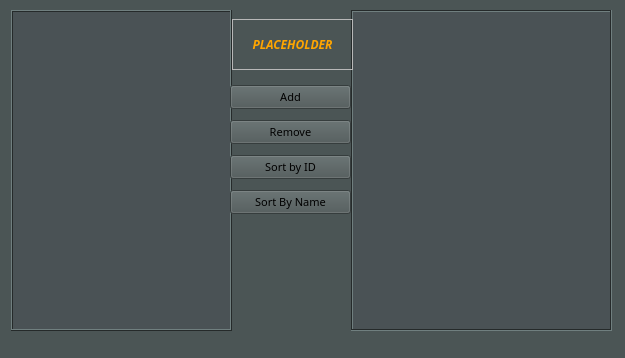
<?xml version="1.0" encoding="UTF-8"?>
<ui version="4.0">
 <class>EntityList</class>
 <widget class="QWidget" name="EntityList">
  <property name="geometry">
   <rect>
    <x>0</x>
    <y>0</y>
    <width>625</width>
    <height>358</height>
   </rect>
  </property>
  <property name="palette">
   <palette>
    <active>
     <colorrole role="WindowText">
      <brush brushstyle="SolidPattern">
       <color alpha="255">
        <red>255</red>
        <green>255</green>
        <blue>255</blue>
       </color>
      </brush>
     </colorrole>
     <colorrole role="Button">
      <brush brushstyle="SolidPattern">
       <color alpha="255">
        <red>75</red>
        <green>85</green>
        <blue>85</blue>
       </color>
      </brush>
     </colorrole>
     <colorrole role="Light">
      <brush brushstyle="SolidPattern">
       <color alpha="255">
        <red>112</red>
        <green>127</green>
        <blue>127</blue>
       </color>
      </brush>
     </colorrole>
     <colorrole role="Midlight">
      <brush brushstyle="SolidPattern">
       <color alpha="255">
        <red>93</red>
        <green>106</green>
        <blue>106</blue>
       </color>
      </brush>
     </colorrole>
     <colorrole role="Dark">
      <brush brushstyle="SolidPattern">
       <color alpha="255">
        <red>37</red>
        <green>42</green>
        <blue>42</blue>
       </color>
      </brush>
     </colorrole>
     <colorrole role="Mid">
      <brush brushstyle="SolidPattern">
       <color alpha="255">
        <red>50</red>
        <green>57</green>
        <blue>57</blue>
       </color>
      </brush>
     </colorrole>
     <colorrole role="Text">
      <brush brushstyle="SolidPattern">
       <color alpha="255">
        <red>255</red>
        <green>255</green>
        <blue>255</blue>
       </color>
      </brush>
     </colorrole>
     <colorrole role="BrightText">
      <brush brushstyle="SolidPattern">
       <color alpha="255">
        <red>255</red>
        <green>255</green>
        <blue>255</blue>
       </color>
      </brush>
     </colorrole>
     <colorrole role="ButtonText">
      <brush brushstyle="SolidPattern">
       <color alpha="255">
        <red>0</red>
        <green>0</green>
        <blue>0</blue>
       </color>
      </brush>
     </colorrole>
     <colorrole role="Base">
      <brush brushstyle="SolidPattern">
       <color alpha="255">
        <red>74</red>
        <green>82</green>
        <blue>85</blue>
       </color>
      </brush>
     </colorrole>
     <colorrole role="Window">
      <brush brushstyle="SolidPattern">
       <color alpha="255">
        <red>75</red>
        <green>85</green>
        <blue>85</blue>
       </color>
      </brush>
     </colorrole>
     <colorrole role="Shadow">
      <brush brushstyle="SolidPattern">
       <color alpha="255">
        <red>113</red>
        <green>126</green>
        <blue>130</blue>
       </color>
      </brush>
     </colorrole>
     <colorrole role="Highlight">
      <brush brushstyle="SolidPattern">
       <color alpha="255">
        <red>76</red>
        <green>85</green>
        <blue>78</blue>
       </color>
      </brush>
     </colorrole>
     <colorrole role="AlternateBase">
      <brush brushstyle="SolidPattern">
       <color alpha="255">
        <red>37</red>
        <green>42</green>
        <blue>42</blue>
       </color>
      </brush>
     </colorrole>
     <colorrole role="ToolTipBase">
      <brush brushstyle="SolidPattern">
       <color alpha="255">
        <red>255</red>
        <green>255</green>
        <blue>220</blue>
       </color>
      </brush>
     </colorrole>
     <colorrole role="ToolTipText">
      <brush brushstyle="SolidPattern">
       <color alpha="255">
        <red>0</red>
        <green>0</green>
        <blue>0</blue>
       </color>
      </brush>
     </colorrole>
     <colorrole role="PlaceholderText">
      <brush brushstyle="SolidPattern">
       <color alpha="127">
        <red>255</red>
        <green>255</green>
        <blue>255</blue>
       </color>
      </brush>
     </colorrole>
     <colorrole role="Accent">
      <brush brushstyle="SolidPattern">
       <color alpha="255">
        <red>0</red>
        <green>255</green>
        <blue>255</blue>
       </color>
      </brush>
     </colorrole>
    </active>
    <inactive>
     <colorrole role="WindowText">
      <brush brushstyle="SolidPattern">
       <color alpha="255">
        <red>255</red>
        <green>255</green>
        <blue>255</blue>
       </color>
      </brush>
     </colorrole>
     <colorrole role="Button">
      <brush brushstyle="SolidPattern">
       <color alpha="255">
        <red>75</red>
        <green>85</green>
        <blue>85</blue>
       </color>
      </brush>
     </colorrole>
     <colorrole role="Light">
      <brush brushstyle="SolidPattern">
       <color alpha="255">
        <red>112</red>
        <green>127</green>
        <blue>127</blue>
       </color>
      </brush>
     </colorrole>
     <colorrole role="Midlight">
      <brush brushstyle="SolidPattern">
       <color alpha="255">
        <red>93</red>
        <green>106</green>
        <blue>106</blue>
       </color>
      </brush>
     </colorrole>
     <colorrole role="Dark">
      <brush brushstyle="SolidPattern">
       <color alpha="255">
        <red>37</red>
        <green>42</green>
        <blue>42</blue>
       </color>
      </brush>
     </colorrole>
     <colorrole role="Mid">
      <brush brushstyle="SolidPattern">
       <color alpha="255">
        <red>50</red>
        <green>57</green>
        <blue>57</blue>
       </color>
      </brush>
     </colorrole>
     <colorrole role="Text">
      <brush brushstyle="SolidPattern">
       <color alpha="255">
        <red>255</red>
        <green>255</green>
        <blue>255</blue>
       </color>
      </brush>
     </colorrole>
     <colorrole role="BrightText">
      <brush brushstyle="SolidPattern">
       <color alpha="255">
        <red>255</red>
        <green>255</green>
        <blue>255</blue>
       </color>
      </brush>
     </colorrole>
     <colorrole role="ButtonText">
      <brush brushstyle="SolidPattern">
       <color alpha="255">
        <red>0</red>
        <green>0</green>
        <blue>0</blue>
       </color>
      </brush>
     </colorrole>
     <colorrole role="Base">
      <brush brushstyle="SolidPattern">
       <color alpha="255">
        <red>74</red>
        <green>82</green>
        <blue>85</blue>
       </color>
      </brush>
     </colorrole>
     <colorrole role="Window">
      <brush brushstyle="SolidPattern">
       <color alpha="255">
        <red>75</red>
        <green>85</green>
        <blue>85</blue>
       </color>
      </brush>
     </colorrole>
     <colorrole role="Shadow">
      <brush brushstyle="SolidPattern">
       <color alpha="255">
        <red>113</red>
        <green>126</green>
        <blue>130</blue>
       </color>
      </brush>
     </colorrole>
     <colorrole role="Highlight">
      <brush brushstyle="SolidPattern">
       <color alpha="255">
        <red>76</red>
        <green>85</green>
        <blue>78</blue>
       </color>
      </brush>
     </colorrole>
     <colorrole role="AlternateBase">
      <brush brushstyle="SolidPattern">
       <color alpha="255">
        <red>37</red>
        <green>42</green>
        <blue>42</blue>
       </color>
      </brush>
     </colorrole>
     <colorrole role="ToolTipBase">
      <brush brushstyle="SolidPattern">
       <color alpha="255">
        <red>255</red>
        <green>255</green>
        <blue>220</blue>
       </color>
      </brush>
     </colorrole>
     <colorrole role="ToolTipText">
      <brush brushstyle="SolidPattern">
       <color alpha="255">
        <red>0</red>
        <green>0</green>
        <blue>0</blue>
       </color>
      </brush>
     </colorrole>
     <colorrole role="PlaceholderText">
      <brush brushstyle="SolidPattern">
       <color alpha="127">
        <red>255</red>
        <green>255</green>
        <blue>255</blue>
       </color>
      </brush>
     </colorrole>
     <colorrole role="Accent">
      <brush brushstyle="SolidPattern">
       <color alpha="255">
        <red>0</red>
        <green>255</green>
        <blue>255</blue>
       </color>
      </brush>
     </colorrole>
    </inactive>
    <disabled>
     <colorrole role="WindowText">
      <brush brushstyle="SolidPattern">
       <color alpha="255">
        <red>37</red>
        <green>42</green>
        <blue>42</blue>
       </color>
      </brush>
     </colorrole>
     <colorrole role="Button">
      <brush brushstyle="SolidPattern">
       <color alpha="255">
        <red>75</red>
        <green>85</green>
        <blue>85</blue>
       </color>
      </brush>
     </colorrole>
     <colorrole role="Light">
      <brush brushstyle="SolidPattern">
       <color alpha="255">
        <red>112</red>
        <green>127</green>
        <blue>127</blue>
       </color>
      </brush>
     </colorrole>
     <colorrole role="Midlight">
      <brush brushstyle="SolidPattern">
       <color alpha="255">
        <red>93</red>
        <green>106</green>
        <blue>106</blue>
       </color>
      </brush>
     </colorrole>
     <colorrole role="Dark">
      <brush brushstyle="SolidPattern">
       <color alpha="255">
        <red>37</red>
        <green>42</green>
        <blue>42</blue>
       </color>
      </brush>
     </colorrole>
     <colorrole role="Mid">
      <brush brushstyle="SolidPattern">
       <color alpha="255">
        <red>50</red>
        <green>57</green>
        <blue>57</blue>
       </color>
      </brush>
     </colorrole>
     <colorrole role="Text">
      <brush brushstyle="SolidPattern">
       <color alpha="255">
        <red>37</red>
        <green>42</green>
        <blue>42</blue>
       </color>
      </brush>
     </colorrole>
     <colorrole role="BrightText">
      <brush brushstyle="SolidPattern">
       <color alpha="255">
        <red>255</red>
        <green>255</green>
        <blue>255</blue>
       </color>
      </brush>
     </colorrole>
     <colorrole role="ButtonText">
      <brush brushstyle="SolidPattern">
       <color alpha="255">
        <red>37</red>
        <green>42</green>
        <blue>42</blue>
       </color>
      </brush>
     </colorrole>
     <colorrole role="Base">
      <brush brushstyle="SolidPattern">
       <color alpha="255">
        <red>75</red>
        <green>85</green>
        <blue>85</blue>
       </color>
      </brush>
     </colorrole>
     <colorrole role="Window">
      <brush brushstyle="SolidPattern">
       <color alpha="255">
        <red>75</red>
        <green>85</green>
        <blue>85</blue>
       </color>
      </brush>
     </colorrole>
     <colorrole role="Shadow">
      <brush brushstyle="SolidPattern">
       <color alpha="255">
        <red>113</red>
        <green>126</green>
        <blue>130</blue>
       </color>
      </brush>
     </colorrole>
     <colorrole role="AlternateBase">
      <brush brushstyle="SolidPattern">
       <color alpha="255">
        <red>75</red>
        <green>85</green>
        <blue>85</blue>
       </color>
      </brush>
     </colorrole>
     <colorrole role="ToolTipBase">
      <brush brushstyle="SolidPattern">
       <color alpha="255">
        <red>255</red>
        <green>255</green>
        <blue>220</blue>
       </color>
      </brush>
     </colorrole>
     <colorrole role="ToolTipText">
      <brush brushstyle="SolidPattern">
       <color alpha="255">
        <red>0</red>
        <green>0</green>
        <blue>0</blue>
       </color>
      </brush>
     </colorrole>
     <colorrole role="PlaceholderText">
      <brush brushstyle="SolidPattern">
       <color alpha="127">
        <red>255</red>
        <green>255</green>
        <blue>255</blue>
       </color>
      </brush>
     </colorrole>
     <colorrole role="Accent">
      <brush brushstyle="SolidPattern">
       <color alpha="255">
        <red>0</red>
        <green>255</green>
        <blue>255</blue>
       </color>
      </brush>
     </colorrole>
    </disabled>
   </palette>
  </property>
  <property name="font">
   <font>
    <family>Sitka</family>
   </font>
  </property>
  <property name="windowTitle">
   <string>Form</string>
  </property>
  <property name="windowIcon">
   <iconset resource="appIcon.qrc">
    <normaloff>:/icon/icons/Main.png</normaloff>:/icon/icons/Main.png</iconset>
  </property>
  <widget class="QTextEdit" name="txtInfo">
   <property name="geometry">
    <rect>
     <x>351</x>
     <y>10</y>
     <width>261</width>
     <height>321</height>
    </rect>
   </property>
   <property name="font">
    <font>
     <family>Sitka</family>
     <pointsize>12</pointsize>
    </font>
   </property>
   <property name="frameShape">
    <enum>QFrame::Box</enum>
   </property>
   <property name="autoFormatting">
    <set>QTextEdit::AutoBulletList</set>
   </property>
   <property name="documentTitle">
    <string>Information</string>
   </property>
   <property name="undoRedoEnabled">
    <bool>false</bool>
   </property>
   <property name="readOnly">
    <bool>true</bool>
   </property>
  </widget>
  <widget class="QTableView" name="tableView">
   <property name="geometry">
    <rect>
     <x>11</x>
     <y>10</y>
     <width>221</width>
     <height>321</height>
    </rect>
   </property>
   <property name="cursor" stdset="0">
    <cursorShape>PointingHandCursor</cursorShape>
   </property>
   <property name="frameShape">
    <enum>QFrame::Box</enum>
   </property>
   <property name="frameShadow">
    <enum>QFrame::Raised</enum>
   </property>
   <property name="editTriggers">
    <set>QAbstractItemView::NoEditTriggers</set>
   </property>
   <property name="showDropIndicator" stdset="0">
    <bool>true</bool>
   </property>
   <property name="selectionBehavior">
    <enum>QAbstractItemView::SelectRows</enum>
   </property>
   <property name="showGrid">
    <bool>false</bool>
   </property>
   <property name="sortingEnabled">
    <bool>false</bool>
   </property>
   <attribute name="horizontalHeaderStretchLastSection">
    <bool>true</bool>
   </attribute>
   <attribute name="verticalHeaderVisible">
    <bool>false</bool>
   </attribute>
  </widget>
  <widget class="QWidget" name="layoutWidget">
   <property name="geometry">
    <rect>
     <x>230</x>
     <y>80</y>
     <width>121</width>
     <height>139</height>
    </rect>
   </property>
   <property name="font">
    <font>
     <family>Sitka</family>
     <pointsize>8</pointsize>
    </font>
   </property>
   <layout class="QVBoxLayout" name="verticalLayout">
    <item>
     <widget class="QPushButton" name="addBtn">
      <property name="font">
       <font>
        <family>Sitka</family>
        <pointsize>8</pointsize>
       </font>
      </property>
      <property name="text">
       <string>Add</string>
      </property>
     </widget>
    </item>
    <item>
     <widget class="QPushButton" name="removeBtn">
      <property name="font">
       <font>
        <family>Sitka</family>
        <pointsize>8</pointsize>
       </font>
      </property>
      <property name="text">
       <string>Remove</string>
      </property>
     </widget>
    </item>
    <item>
     <widget class="QPushButton" name="idSortBtn">
      <property name="font">
       <font>
        <family>Sitka</family>
        <pointsize>8</pointsize>
       </font>
      </property>
      <property name="text">
       <string>Sort by ID</string>
      </property>
     </widget>
    </item>
    <item>
     <widget class="QPushButton" name="nameSortBtn">
      <property name="font">
       <font>
        <family>Sitka</family>
        <pointsize>8</pointsize>
       </font>
      </property>
      <property name="text">
       <string>Sort By Name</string>
      </property>
     </widget>
    </item>
   </layout>
  </widget>
  <widget class="QLabel" name="label">
   <property name="geometry">
    <rect>
     <x>232</x>
     <y>19</y>
     <width>121</width>
     <height>51</height>
    </rect>
   </property>
   <property name="font">
    <font>
     <family>Sitka</family>
     <italic>true</italic>
     <bold>true</bold>
    </font>
   </property>
   <property name="styleSheet">
    <string notr="true">color: orange;</string>
   </property>
   <property name="frameShape">
    <enum>QFrame::StyledPanel</enum>
   </property>
   <property name="frameShadow">
    <enum>QFrame::Raised</enum>
   </property>
   <property name="text">
    <string>PLACEHOLDER</string>
   </property>
   <property name="alignment">
    <set>Qt::AlignCenter</set>
   </property>
   <property name="wordWrap">
    <bool>true</bool>
   </property>
  </widget>
 </widget>
 <resources>
  <include location="appIcon.qrc"/>
 </resources>
 <connections/>
</ui>
